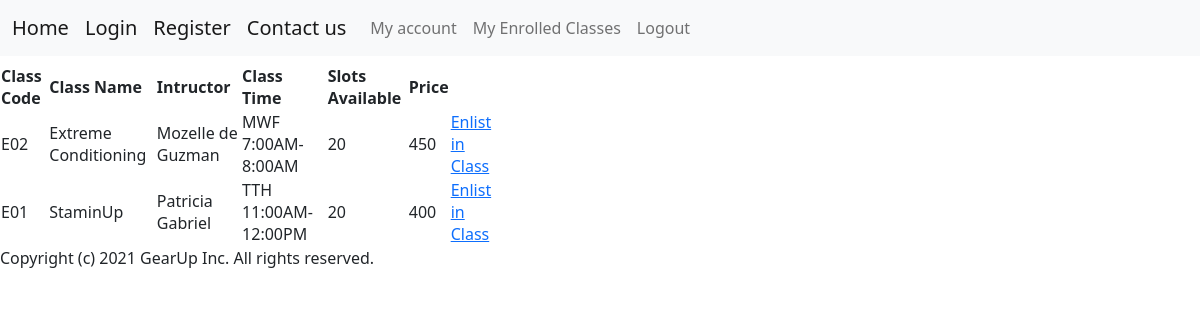
/enduranceclasses (signed in), run on the app's committed database.
### app.py (models this page shows)
class Classes(db.Model):
    id = db.Column(db.Integer, primary_key=True)
    class_code = db.Column(db.String(10), unique=True)
    class_category = db.Column(db.String(50))
    class_name = db.Column(db.String(50))
    instructor = db.Column(db.String(50))
    class_time = db.Column(db.String(50))
    price = db.Column(db.Integer)
    slots_available = db.Column(db.Integer)

### app.py (the view)
@app.route("/enduranceclasses")
@login_required
def endurance():
    classes = Classes.query.filter_by(class_category="Endurance")
    return render_template("endurance.html", classes=classes)

### app.py (called while the page is built)
@login_manager.user_loader
def load_user(user_id):
    return Users.query.get(int(user_id))

### templates/endurance.html
<html>
{% include "header.html" %}
{% block content %}
<table class="center" , style="width:500px">
    <tr>
        <th>Class Code</th>
        <th>Class Name</th>
        <th>Intructor</th>
        <th>Class Time</th>
        <th>Slots Available</th>
        <th>Price</th>
    </tr>
    {% for class in classes %}
    <tr>
        <td>{{ class.class_code}}</td>
        <td>{{ class.class_name}}</td>
        <td>{{ class.instructor}}</td>
        <td>{{ class.class_time}}</td>
        <td>{{ class.slots_available}}</td>
        <td>{{ class.price}}</td>
        <td>
            <a href="/enlistclass?code={{ class.class_code }}">Enlist in Class</a>
        </td>
    </tr>
    {% endfor %}
</table>
{% include "footer.html" %}
{% endblock %}
</html>

### data on the page
Classes: class_code "E02", class_name "Extreme Conditioning", instructor "Mozelle de Guzman", class_time "MWF 7:00AM-8:00AM", slots_available "20", price "450"
Classes: class_code "E01", class_name "StaminUp", instructor "Patricia Gabriel", class_time "TTH 11:00AM-12:00PM", slots_available "20", price "400"
